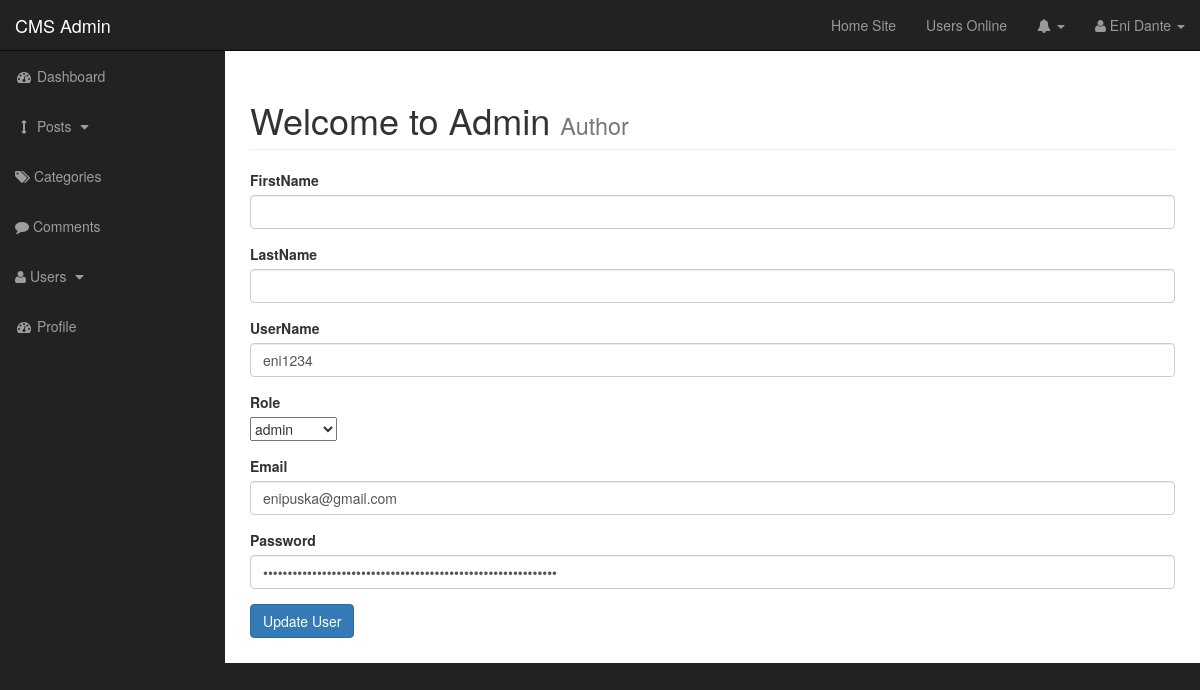
Page /admin/users.php?source=edit_user&edit_user=73 (signed in) on the committed database.
### tables this page shows
CREATE TABLE `users` (
  `user_id` int(3) NOT NULL,
  `user_name` varchar(255) NOT NULL,
  `user_password` varchar(255) NOT NULL,
  `user_firstname` varchar(255) DEFAULT NULL,
  `user_lastname` varchar(255) DEFAULT NULL,
  `user_email` varchar(255) NOT NULL,
  `user_image` varchar(255) NOT NULL DEFAULT 'image',
  `user_role` varchar(255) NOT NULL,
  `user_randSalt` varchar(255) NOT NULL DEFAULT '$2y$10$iusesomecrazystrings22'
);

### admin/includes/edit_user.php (the view, shortened to what this page needs)
<?php
	if(isset($_GET['edit_user'])){
            $the_user_id = $_GET['edit_user'];
            $query = "SELECT * FROM users WHERE user_id = $the_user_id ";
	           $select_user_by_id = mysqli_query($connection,$query);
                while($row = mysqli_fetch_assoc($select_user_by_id)){
                    $user_name = $row['user_name'];
                    $user_password = $row['user_password'];
                    $user_firstname = $row['user_firstname'];
                    $user_lastname = $row['user_lastname'];
                    $user_email = $row['user_email'];
                    $user_role = $row['user_role'];
                }
        }
?>
<form action="" method="post" enctype="multipart/form-data">
	<div class="form-group">
		<label for="firstname">FirstName</label>
		<input type="text" value = "<?php echo $user_firstname; ?>" name="user_firstname" class="form-control" >
	</div>
        <div class="form-group">
		<label for="lastname">LastName</label>
		<input type="text" value = "<?php echo $user_lastname; ?>" name="user_lastname" class="form-control">
	</div>
        <div class="form-group">
		<label for="post_author">UserName</label>
		<input type="text" value="<?php echo $user_name; ?>" name="user_name" class="form-control">
	</div>
        <label for="role">Role</label>
	<div class="form-group">
            <select name="user_role" id="">
                <?php
                    if($user_role == 'admin'){
                      echo "<option value='subscriber'>subscriber</option>";
                    }else{
                        echo "<option value='admin'>admin</option>";
                    }
                ?>
            </select>
	</div>
	<div class="form-group">
		<label for="post_status">Email</label>
		<input type="email" value = "<?php echo $user_email; ?>" name="user_email" class="form-control">
	</div>
	<div class="form-group">
		<label for="post_tags">Password</label>
		<input type="password" value = "<?php echo $user_password; ?>" name="user_password" class="form-control">
	</div>
	<div class="form-group">
		<input type="submit" name="edit_user" class="btn btn-primary" value="Update User">
	</div>
</form>

### admin/css/sb-admin.css (style rules this page uses)
body { margin-top: 100px; background-color: #222; }
@media (min-width:768px) { body { margin-top: 50px; } }

### rows in the picture
users: user_name "eni1234", user_role "admin", user_email "enipuska@gmail.com"

### other values in the picture
$_SESSION['user_firstname'] "Eni"
$_SESSION['user_lastname'] "Dante"
